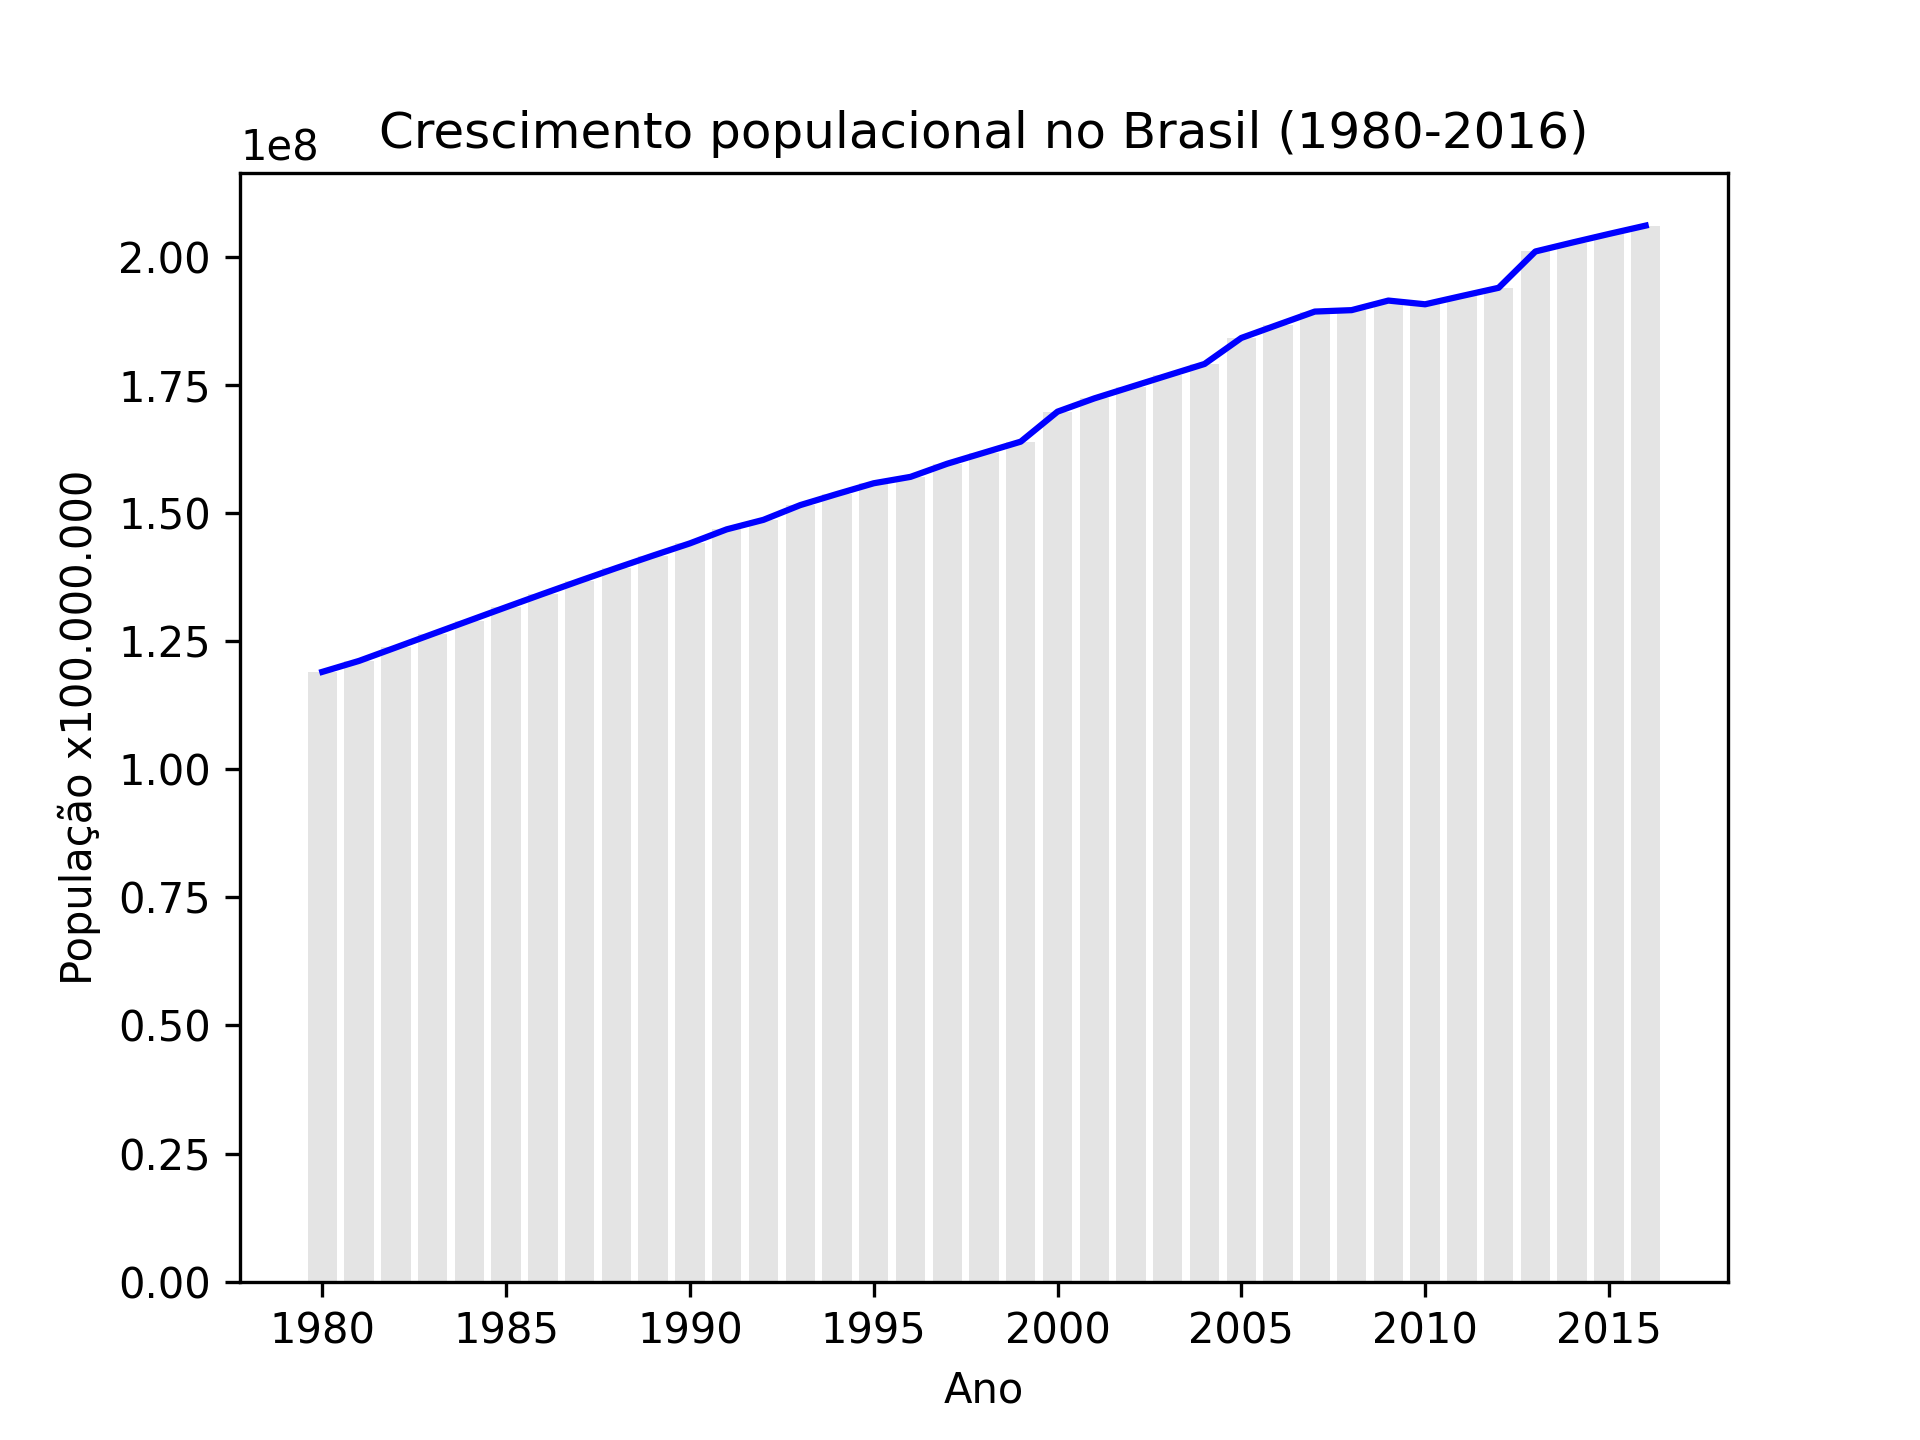

Generate this figure with Python:
# Crescimento da população brasileira 1980-2016
# DataSUS

import matplotlib.pyplot as plt

dados = open("populacao_brasileira.csv").readlines()

x = []
y = []

for i in range(len(dados)):
    if i != 0:
        linha = dados[i].split(";")
        x.append(int(linha[0]))
        y.append(int(linha[1]))

plt.title("Crescimento populacional no Brasil (1980-2016)")
plt.xlabel("Ano")
plt.ylabel("População x100.000.000")
plt.bar(x,y, color="#e4e4e4")
plt.plot(x,y, color='b')
# plt.show()
plt.savefig("popBr.png", dpi=300)